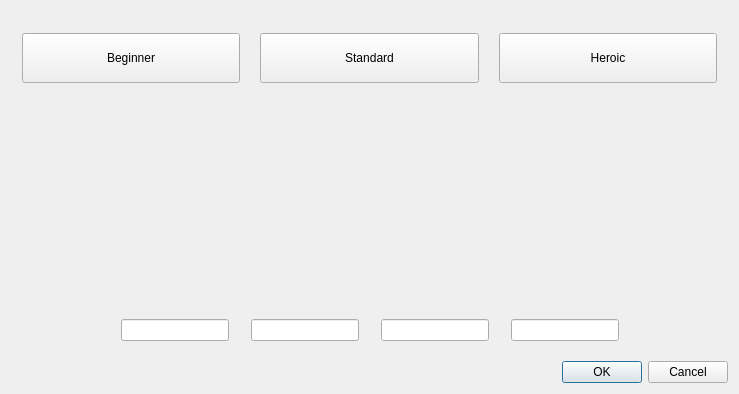
<?xml version="1.0" encoding="UTF-8"?>
<ui version="4.0">
 <class>NewGameDialog</class>
 <widget class="QDialog" name="NewGameDialog">
  <property name="geometry">
   <rect>
    <x>0</x>
    <y>0</y>
    <width>739</width>
    <height>394</height>
   </rect>
  </property>
  <property name="windowTitle">
   <string>NewGameDialog</string>
  </property>
  <layout class="QVBoxLayout" name="verticalLayout">
   <item>
    <widget class="QWidget" name="widget" native="true">
     <layout class="QHBoxLayout" name="horizontalLayout">
      <property name="spacing">
       <number>20</number>
      </property>
      <item>
       <widget class="QPushButton" name="beginnerButton">
        <property name="minimumSize">
         <size>
          <width>0</width>
          <height>50</height>
         </size>
        </property>
        <property name="text">
         <string>Beginner</string>
        </property>
       </widget>
      </item>
      <item>
       <widget class="QPushButton" name="standardButton">
        <property name="minimumSize">
         <size>
          <width>0</width>
          <height>50</height>
         </size>
        </property>
        <property name="text">
         <string>Standard</string>
        </property>
       </widget>
      </item>
      <item>
       <widget class="QPushButton" name="heroicButton">
        <property name="minimumSize">
         <size>
          <width>0</width>
          <height>50</height>
         </size>
        </property>
        <property name="text">
         <string>Heroic</string>
        </property>
       </widget>
      </item>
     </layout>
    </widget>
   </item>
   <item>
    <widget class="QWidget" name="widget_2" native="true">
     <property name="sizePolicy">
      <sizepolicy hsizetype="Preferred" vsizetype="Minimum">
       <horstretch>0</horstretch>
       <verstretch>0</verstretch>
      </sizepolicy>
     </property>
     <layout class="QHBoxLayout" name="horizontalLayout_2">
      <property name="spacing">
       <number>10</number>
      </property>
      <item>
       <widget class="QLabel" name="role1">
        <property name="sizePolicy">
         <sizepolicy hsizetype="Minimum" vsizetype="Minimum">
          <horstretch>0</horstretch>
          <verstretch>0</verstretch>
         </sizepolicy>
        </property>
        <property name="minimumSize">
         <size>
          <width>80</width>
          <height>80</height>
         </size>
        </property>
        <property name="text">
         <string/>
        </property>
       </widget>
      </item>
      <item>
       <widget class="QLabel" name="role2">
        <property name="sizePolicy">
         <sizepolicy hsizetype="Minimum" vsizetype="Minimum">
          <horstretch>0</horstretch>
          <verstretch>0</verstretch>
         </sizepolicy>
        </property>
        <property name="minimumSize">
         <size>
          <width>80</width>
          <height>80</height>
         </size>
        </property>
        <property name="text">
         <string/>
        </property>
       </widget>
      </item>
      <item>
       <widget class="QLabel" name="role3">
        <property name="sizePolicy">
         <sizepolicy hsizetype="Minimum" vsizetype="Minimum">
          <horstretch>0</horstretch>
          <verstretch>0</verstretch>
         </sizepolicy>
        </property>
        <property name="minimumSize">
         <size>
          <width>80</width>
          <height>80</height>
         </size>
        </property>
        <property name="text">
         <string/>
        </property>
       </widget>
      </item>
      <item>
       <widget class="QLabel" name="role4">
        <property name="sizePolicy">
         <sizepolicy hsizetype="Minimum" vsizetype="Minimum">
          <horstretch>0</horstretch>
          <verstretch>0</verstretch>
         </sizepolicy>
        </property>
        <property name="minimumSize">
         <size>
          <width>80</width>
          <height>80</height>
         </size>
        </property>
        <property name="text">
         <string/>
        </property>
       </widget>
      </item>
      <item>
       <widget class="QLabel" name="role5">
        <property name="sizePolicy">
         <sizepolicy hsizetype="Minimum" vsizetype="Minimum">
          <horstretch>0</horstretch>
          <verstretch>0</verstretch>
         </sizepolicy>
        </property>
        <property name="minimumSize">
         <size>
          <width>80</width>
          <height>80</height>
         </size>
        </property>
        <property name="text">
         <string/>
        </property>
       </widget>
      </item>
      <item>
       <widget class="QLabel" name="role6">
        <property name="sizePolicy">
         <sizepolicy hsizetype="Minimum" vsizetype="Minimum">
          <horstretch>0</horstretch>
          <verstretch>0</verstretch>
         </sizepolicy>
        </property>
        <property name="minimumSize">
         <size>
          <width>80</width>
          <height>80</height>
         </size>
        </property>
        <property name="text">
         <string/>
        </property>
       </widget>
      </item>
      <item>
       <widget class="QLabel" name="role7">
        <property name="sizePolicy">
         <sizepolicy hsizetype="Minimum" vsizetype="Minimum">
          <horstretch>0</horstretch>
          <verstretch>0</verstretch>
         </sizepolicy>
        </property>
        <property name="minimumSize">
         <size>
          <width>80</width>
          <height>80</height>
         </size>
        </property>
        <property name="text">
         <string/>
        </property>
       </widget>
      </item>
     </layout>
    </widget>
   </item>
   <item>
    <widget class="QWidget" name="widget_3" native="true">
     <property name="minimumSize">
      <size>
       <width>0</width>
       <height>100</height>
      </size>
     </property>
     <layout class="QHBoxLayout" name="horizontalLayout_3">
      <property name="spacing">
       <number>0</number>
      </property>
      <property name="topMargin">
       <number>3</number>
      </property>
      <property name="bottomMargin">
       <number>3</number>
      </property>
      <item>
       <spacer name="horizontalSpacer">
        <property name="orientation">
         <enum>Qt::Horizontal</enum>
        </property>
        <property name="sizeHint" stdset="0">
         <size>
          <width>40</width>
          <height>20</height>
         </size>
        </property>
       </spacer>
      </item>
      <item>
       <widget class="QWidget" name="widget_5" native="true">
        <property name="sizePolicy">
         <sizepolicy hsizetype="Minimum" vsizetype="Minimum">
          <horstretch>0</horstretch>
          <verstretch>0</verstretch>
         </sizepolicy>
        </property>
        <property name="minimumSize">
         <size>
          <width>80</width>
          <height>80</height>
         </size>
        </property>
        <layout class="QVBoxLayout" name="verticalLayout_3">
         <item>
          <widget class="QLabel" name="player1">
           <property name="sizePolicy">
            <sizepolicy hsizetype="Minimum" vsizetype="Minimum">
             <horstretch>0</horstretch>
             <verstretch>0</verstretch>
            </sizepolicy>
           </property>
           <property name="minimumSize">
            <size>
             <width>80</width>
             <height>80</height>
            </size>
           </property>
           <property name="text">
            <string/>
           </property>
          </widget>
         </item>
         <item>
          <widget class="QLineEdit" name="player1Name"/>
         </item>
        </layout>
       </widget>
      </item>
      <item>
       <widget class="QWidget" name="widget_6" native="true">
        <property name="sizePolicy">
         <sizepolicy hsizetype="Minimum" vsizetype="Minimum">
          <horstretch>0</horstretch>
          <verstretch>0</verstretch>
         </sizepolicy>
        </property>
        <property name="minimumSize">
         <size>
          <width>80</width>
          <height>80</height>
         </size>
        </property>
        <layout class="QVBoxLayout" name="verticalLayout_4">
         <item>
          <widget class="QLabel" name="player2">
           <property name="sizePolicy">
            <sizepolicy hsizetype="Minimum" vsizetype="Minimum">
             <horstretch>0</horstretch>
             <verstretch>0</verstretch>
            </sizepolicy>
           </property>
           <property name="minimumSize">
            <size>
             <width>80</width>
             <height>80</height>
            </size>
           </property>
           <property name="text">
            <string/>
           </property>
          </widget>
         </item>
         <item>
          <widget class="QLineEdit" name="player2Name"/>
         </item>
        </layout>
       </widget>
      </item>
      <item>
       <widget class="QWidget" name="widget_7" native="true">
        <property name="sizePolicy">
         <sizepolicy hsizetype="Minimum" vsizetype="Minimum">
          <horstretch>0</horstretch>
          <verstretch>0</verstretch>
         </sizepolicy>
        </property>
        <property name="minimumSize">
         <size>
          <width>80</width>
          <height>80</height>
         </size>
        </property>
        <layout class="QVBoxLayout" name="verticalLayout_5">
         <item>
          <widget class="QLabel" name="player3">
           <property name="sizePolicy">
            <sizepolicy hsizetype="Minimum" vsizetype="Minimum">
             <horstretch>0</horstretch>
             <verstretch>0</verstretch>
            </sizepolicy>
           </property>
           <property name="minimumSize">
            <size>
             <width>80</width>
             <height>80</height>
            </size>
           </property>
           <property name="text">
            <string/>
           </property>
          </widget>
         </item>
         <item>
          <widget class="QLineEdit" name="player3Name"/>
         </item>
        </layout>
       </widget>
      </item>
      <item>
       <widget class="QWidget" name="widget_4" native="true">
        <property name="sizePolicy">
         <sizepolicy hsizetype="Minimum" vsizetype="Minimum">
          <horstretch>0</horstretch>
          <verstretch>0</verstretch>
         </sizepolicy>
        </property>
        <property name="minimumSize">
         <size>
          <width>80</width>
          <height>80</height>
         </size>
        </property>
        <layout class="QVBoxLayout" name="verticalLayout_2">
         <item>
          <widget class="QLabel" name="player4">
           <property name="sizePolicy">
            <sizepolicy hsizetype="Minimum" vsizetype="Minimum">
             <horstretch>0</horstretch>
             <verstretch>0</verstretch>
            </sizepolicy>
           </property>
           <property name="minimumSize">
            <size>
             <width>80</width>
             <height>80</height>
            </size>
           </property>
           <property name="text">
            <string/>
           </property>
          </widget>
         </item>
         <item>
          <widget class="QLineEdit" name="player4Name"/>
         </item>
        </layout>
       </widget>
      </item>
      <item>
       <spacer name="horizontalSpacer_2">
        <property name="orientation">
         <enum>Qt::Horizontal</enum>
        </property>
        <property name="sizeHint" stdset="0">
         <size>
          <width>40</width>
          <height>20</height>
         </size>
        </property>
       </spacer>
      </item>
     </layout>
    </widget>
   </item>
   <item>
    <widget class="QDialogButtonBox" name="buttonBox">
     <property name="standardButtons">
      <set>QDialogButtonBox::Cancel|QDialogButtonBox::Ok</set>
     </property>
    </widget>
   </item>
  </layout>
 </widget>
 <layoutdefault spacing="6" margin="11"/>
 <resources/>
 <connections/>
</ui>
